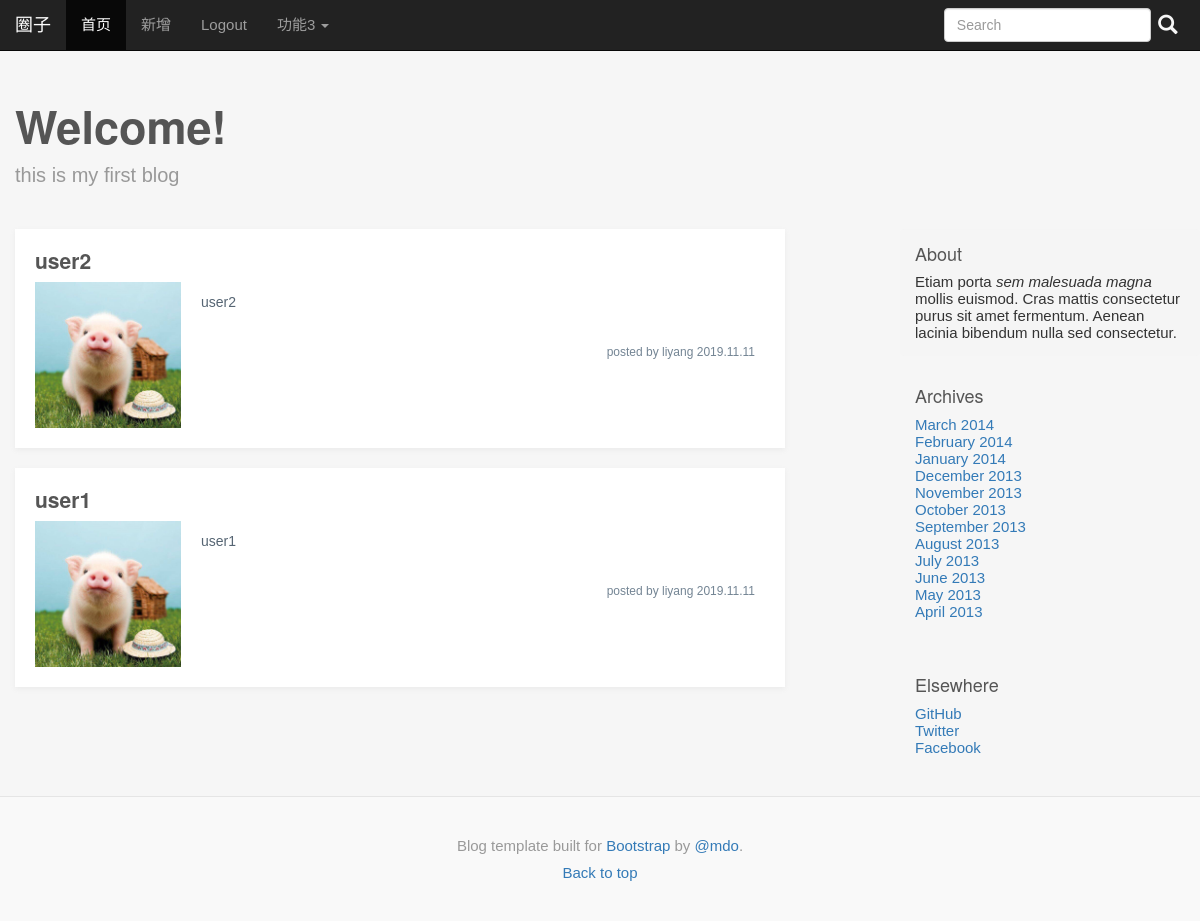
Before: / with the older database file.
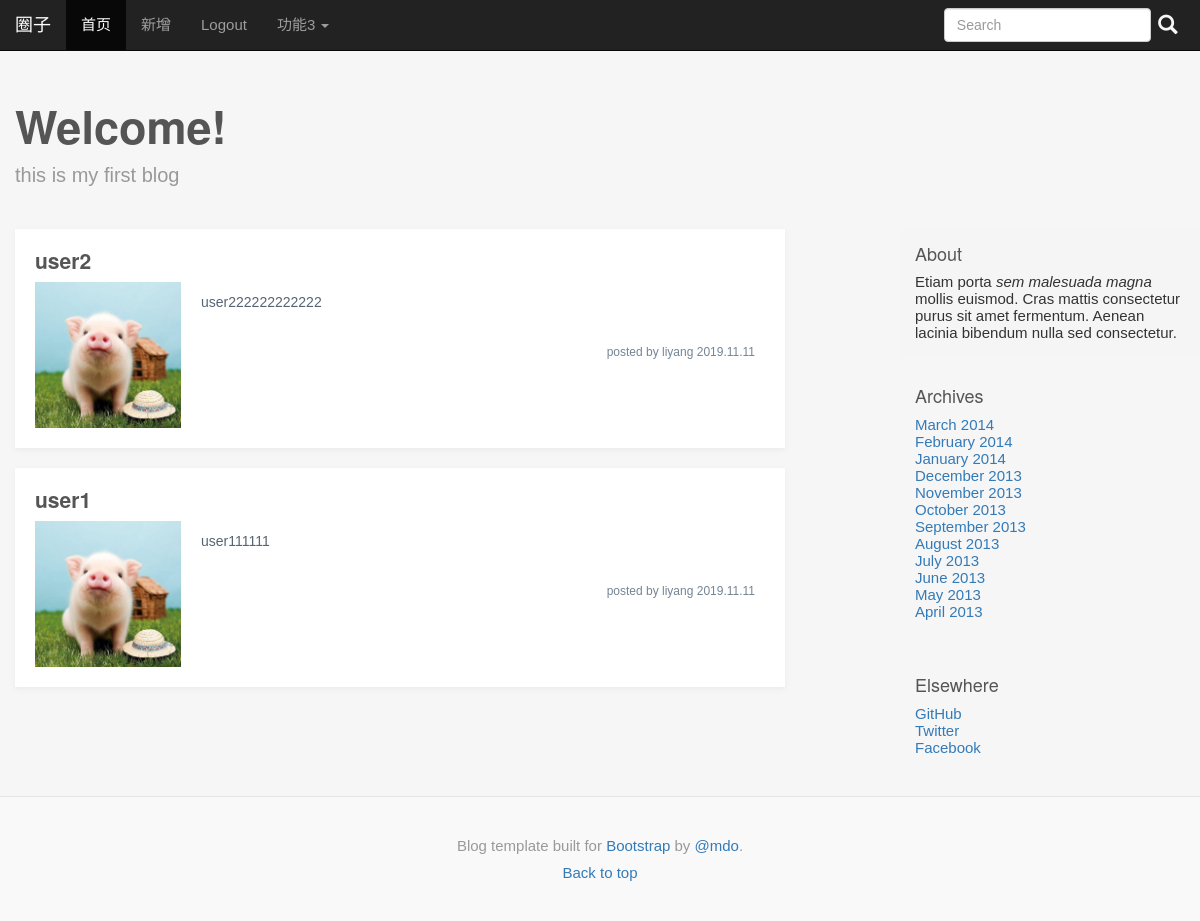
After: the same page with the newer database file.
### tables this page shows
CREATE TABLE post (
  id INTEGER PRIMARY KEY AUTOINCREMENT,
  author_id INTEGER NOT NULL,
  created TIMESTAMP NOT NULL DEFAULT (datetime(CURRENT_TIMESTAMP,'localtime')),
  title TEXT NOT NULL,
  body TEXT NOT NULL,
  FOREIGN KEY (author_id) REFERENCES user (id)
);

### myapp/blog.py (the view)
@bp.route('/')
def index():
    db = get_db()
    posts = db.execute(
        'SELECT p.id , title, SUBSTR(body,1,200) as body,created,author_id,username'
        '  FROM post p JOIN user u ON p.author_id = u.id'
        '  ORDER BY created DESC'
    ).fetchall()
    return render_template('blog/index.html',posts=posts)

### myapp/__init__.py (called while the page is built)
def create_app():
	app = Flask(__name__)
	app.config['SECRET_KEY']='dev'
	app.DEBUG=True
	app.config['CKEDITOR_SERVE_LOCAL'] = True
	app.config['CKEDITOR_HEIGHT'] = 400
	try:
		os.makedirs(app.instance_path)
	except OSError:
		print('makedirs existed')
	@app.template_filter('ellipsis')
	def do_ellipsis(arg):
		import re
		return re.sub(r"<.*?>",'',arg)
	from . import db
	db.init_app(app)
	from . import auth
	app.register_blueprint(auth.bp)
	from . import blog
	app.register_blueprint(blog.bp)
	app.add_url_rule('/',endpoint='index')
	ckeditor.init_app(app)
	return app

### myapp/auth.py (called while the page is built)
@bp.before_app_request
def load_logged_in_user():
	user_id = session.get('user_id')
	if user_id is None:
		g.user = None
	else:
		g.user = get_db().execute(
			'SELECT * FROM user WHERE id=?',(user_id,)
		).fetchone()

### myapp/db.py (called while the page is built)
def get_db():
	if not 'db' in g:
		g.db = sqlite3.connect(
			os.path.join(current_app.instance_path,'myapp.sqlite'),
			detect_types=sqlite3.PARSE_DECLTYPES
		)
		g.db.row_factory = sqlite3.Row
	return g.db

### myapp/templates/blog/index.html (shortened to what this page needs)
{% extends 'base.html' %}
{%block mycss%}
<link href="{{url_for('static',filename='blog_index.css')  }}" rel="stylesheet" >
{%endblock%}
{% block blog_title %}
  Welcome!
{% endblock %}
{% block blog_desc %}
this is my first blog
{% endblock %}
{% block blog_text %}
{% for post in posts %}
<div class="blog-articles">
  <h3 class="blog-title"><a href="{{ url_for('blog.article',id=post['id']) }}">{{post['title']}}</a></h3>
  <span class="blog-avatar">
    <a href="#">
      <img src="{{url_for('static',filename='pic/avatar.png')  }}" alt="test">
    </a>
  </span>
  <p class="blog-intro">{{ post['body']|ellipsis  }}</p>
  <div class="blog-info">posted by liyang 2019.11.11</div>
</div>
{% endfor %}
{% endblock %}

### myapp/templates/base.html (shortened to what this page needs)
<!DOCTYPE html>
<html lang="en">
  <head>
	<link rel="stylesheet" href="https://cdn.jsdelivr.net/npm/bootstrap@3.3.7/dist/css/bootstrap.min.css">
    <link href="{{url_for('static',filename='base.css')  }}" rel="stylesheet" >
    {% block mycss %}{% endblock %}
  </head>
  <body>
    <nav class="navbar navbar-inverse navbar-fixed-top">
      <div class="container">
        <div class="navbar-header">
          <a class="navbar-brand" href="#">圈子</a>
        </div>
        <div class="collapse navbar-collapse" id="bs-example-navbar-collapse-1">
          <ul class="nav navbar-nav">
            <li class="active"><a href="/">首页 <span class="sr-only">(current)</span></a></li>
            <li><a href="{{ url_for('blog.create') }}">新增</a></li>
          </ul>
          <form class="navbar-form navbar-right">
            <div class="form-group">
              <input type="text" class="form-control" placeholder="Search">
            </div>
            <div class="blog-index-search">
                <span class="glyphicon glyphicon-search"></span>
            </div>
          </form>
          <ul class="nav navbar-nav">
            <li><a href="{{ url_for('auth.logout')  }}">Logout</a></li>
            <li class="dropdown">
              <a href="#" class="dropdown-toggle" data-toggle="dropdown" role="button" aria-haspopup="true" aria-expanded="false">功能3 <span class="caret"></span></a>
            </li>
          </ul>
        </div>
      </div>
    </nav>
    <div class="container">
      <div class="blog-header">
          <h3 class="blog-title"><b>
            {% block blog_title %}
            {% endblock %}
          </b> </h3>
          <p class="lead blog-description">
              {% block blog_desc %}
              {% endblock %}
          </p>
      </div>
      <div class="row">
        <div class="col-sm-8 blog-main">
          {% block blog_text %}
          {%endblock%}
        </div>
        <div class="col-sm-3 col-sm-offset-1 blog-sidebar">
          <div class="sidebar-module sidebar-module-inset">
          <h4>About</h4>
          <p>Etiam porta <em>sem malesuada magna</em> mollis euismod. Cras mattis consectetur purus sit amet fermentum. Aenean lacinia bibendum nulla sed consectetur.</p>
          </div>
          <div class="sidebar-module">
            <h4>Archives</h4>
            <ol class="list-unstyled">
              <li><a href="#">March 2014</a></li>
              <li><a href="#">February 2014</a></li>
              <li><a href="#">January 2014</a></li>
              <li><a href="#">December 2013</a></li>
              <li><a href="#">November 2013</a></li>
              <li><a href="#">October 2013</a></li>
              <li><a href="#">September 2013</a></li>
              <li><a href="#">August 2013</a></li>
              <li><a href="#">July 2013</a></li>
              <li><a href="#">June 2013</a></li>
              <li><a href="#">May 2013</a></li>
              <li><a href="#">April 2013</a></li>
            </ol>
          </div>
          <div class="sidebar-module">
          <h4>Elsewhere</h4>
          <ol class="list-unstyled">
              <li><a href="#">GitHub</a></li>
              <li><a href="#">Twitter</a></li>
              <li><a href="#">Facebook</a></li>
          </ol>
          </div>
        </div>
      </div>
    </div>
    <footer class="blog-footer">
      <p>Blog template built for <a href="http://getbootstrap.com">Bootstrap</a> by <a href="https://twitter.com/mdo">@mdo</a>.</p>
      <p>
        <a href="#">Back to top</a>
      </p>
    </footer>
  </body>
</html>

### myapp/static/base.css (style rules this page uses)
body { font-family: "Microsoft YaHei", Arial, Helvetica, sans-serif; font-style:normal; background-color: #f6f6f6; font-variant-ligatures: normal; font-variant-caps: normal; font-variant-numeric: normal; font-variant-east-asian: normal; font-weight: normal; font-stretch: normal; font: 15px "Microsoft YaHei", Arial, Helvetica, sans-serif; }
h1, .h1, h2, .h2, h3, .h3, h4, .h4, h5, .h5, h6, .h6 { margin-top: 0; font-family: "Helvetica Neue", Helvetica, Arial, sans-serif; font-weight: normal; color: #555; }
@media (min-width: 1200px) { .container { width: 1200px; } }
.blog-index-search { display: inline-block; height:30px; width:30px; cursor: pointer; }
.blog-index-search .glyphicon { font-size: 1.3em; color: #f6f6f6; top:5px; margin-left: 3px; }
.blog-header { padding-top: 100px; padding-bottom: 20px; }
.blog-title { font-size: 3em; max-width:800px; }
.blog-description { font-size: 20px; color: #999; }
.blog-main { font-size: 18px; line-height: 1.5; }
.sidebar-module { padding: 15px; margin: 0 -15px 15px; }
.sidebar-module-inset { padding: 15px; background-color: #f5f5f5; border-radius: 4px; }
.sidebar-module-inset p:last-child, .sidebar-module-inset ul:last-child, .sidebar-module-inset ol:last-child { margin-bottom: 0; }
.blog-footer { padding: 40px 0; color: #999; text-align: center; background-color: #f9f9f9; border-top: 1px solid #e5e5e5; }
.blog-footer p:last-child { margin-bottom: 0; }

### myapp/static/blog_index.css (style rules this page uses)
.blog-articles { padding:20px; overflow: hidden; background-color: #fff; box-shadow: 0 2px 5px 0 rgba(146, 146, 146, .1); margin-bottom:20px; }
.blog-articles h3 { display: block; font-size: 1.17em; margin-inline-start: 0px; margin-inline-end: 0px; font-weight: bold; }
.blog-articles a { color: #555; text-decoration: none; }
.blog-articles .blog-avatar { width:20%; float: left; display: block; overflow: hidden; margin-right:20px; }
.blog-articles .blog-avatar img { width: 100%; height:auto; display: block; }
.blog-articles .blog-intro { margin-top:20px; font-size: 14px; color: #566573; overflow: hidden; text-overflow:ellipsis; }
.blog-articles .blog-info { overflow: hidden; margin-top:20px; font-size: 12px; color:#748594; float:right; right:10px; margin-right:10px; }

Changed rows visible on the page:
changed post "user2": body|ellipsis "user2" → "user222222222222"
changed post "user1": body|ellipsis "user1" → "user111111"
